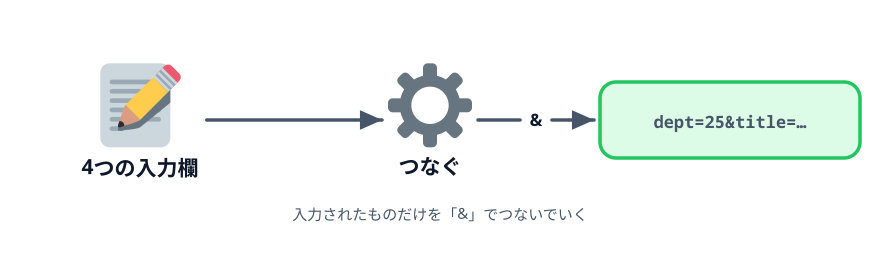

This chart was generated by the following Python code:
"""2-3 のサムネ: 4つの入力欄をつないで1本のクエリ文字列にする。"""

import pathlib
import sys

sys.path.insert(0, str(pathlib.Path.home() / ".claude/skills/genfig"))
from genfig import Canvas  # noqa: E402

c = Canvas(880, 260)

form = c.node(140, 120, "4つの入力欄", emoji_cp="1f4dd", w=170, h=92)
js = c.node(430, 120, "つなぐ", emoji_cp="2699", w=140, h=92)
url = c.sticky(600, 82, 260, 76, color="green")
c.text(730, 128, "dept=25&title=…", scale="label", align="center", font="technical")

c.link(form, js)
c.link(js, url, label="&")

c.text(440, 220, "入力されたものだけを「&」でつないでいく", scale="body", align="center")

print(c.save("00-thumbnail.svg"))
